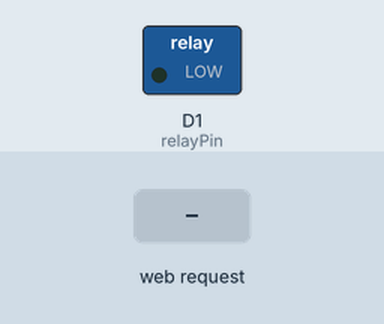
This sketch was run on a simulated ESP8266 (NodeMCU). Shown: switched loads named in the sketch (green lamp = pin HIGH). Inputs (shaded band) come from the test bench. WiFi joins after 1.5 s; servers stay silent unless stated; what the sketch prints to the serial monitor is not drawn.

Above: at 2.7 s.
2.8 s: HTTP request GET /relay=on received
At 4.0 s:
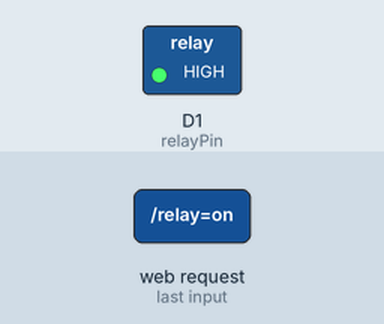
4.3 s: HTTP request GET /relay=off received
At 5.4 s:
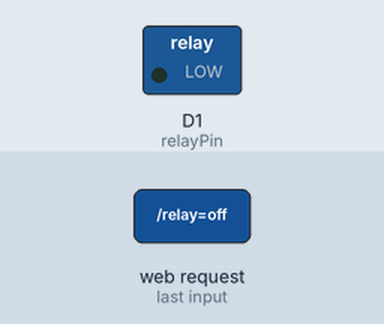
Timing chart, 0 to 7.3 s (numbered marks = the images above; inputs shaded):
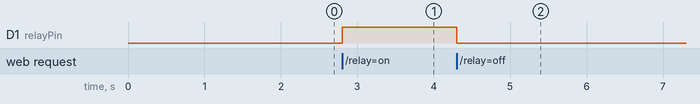

Measured:
- after the input at 2.8 s, D1 (relayPin): LOW → HIGH at once
- after the input at 4.3 s, D1 (relayPin): HIGH → LOW at once

The sketch:

sketch_aug30a.ino
```cpp
#include <ESP8266WiFi.h>
#include <Servo.h>

const int relayPin = D1;
const int chipSelect = D8;
const char* ssid = "PLDTHOMEDSL9J9E0";
const char* password = "garingagaringa";

WiFiServer server(80);

void setup() {
  Serial.begin(115200);
  delay(10);

  pinMode(relayPin, OUTPUT);

  // Connect to WiFi network
  Serial.println();
  Serial.print("Connecting to ");
  Serial.println(ssid);
  WiFi.begin(ssid, password);

  while (WiFi.status() != WL_CONNECTED) {
    delay(500);
    Serial.print(".");
  }
  Serial.println("");
  Serial.println("WiFi connected");

  // Start the server
  server.begin();
  Serial.println("Server started");

  // Print the IP address
  Serial.print("Use this URL : ");
  Serial.print("http://");
  Serial.print(WiFi.localIP());
  Serial.println("/");
}

void loop() {
  // Check if a client has connected
  WiFiClient client = server.available();
  if (!client) {
    return;
  }

  // Wait until the client sends some data
  Serial.println("new client");
  while(!client.available()){
    delay(1);
  }

  // Read the first line of the request
  String request = client.readStringUntil('\r');
  Serial.println(request);
  client.flush();

  // Match the request

  int value = LOW;
  if (request.indexOf("/relay=on") != -1) {
    digitalWrite(relayPin, HIGH);
    value = HIGH;
  }
  if (request.indexOf("/relay=off") != -1){
    digitalWrite(relayPin, LOW);
    value = LOW;
  }
}
```
